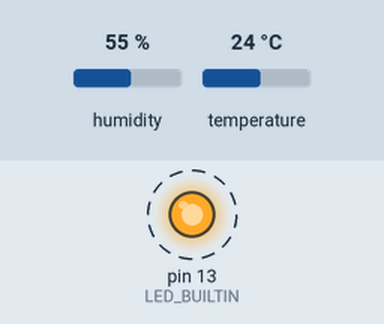
Bench run of a sketch on a simulated Arduino Uno, built with avr-gcc and run on an emulated ATmega328P. Parts: output pins drawn as LEDs (lit = HIGH). Dashed ring = blinking. Inputs (shaded band) come from the test bench; at power-on: humidity 55 %, temperature 24 °C. What the sketch prints to the serial monitor is not drawn.

Above: at 0.2 s.
Timing chart, 0 to 3.0 s (numbered marks = the images above):
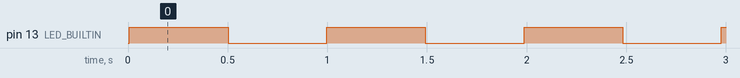

The sketch:

temp_hum.ino
```cpp
#include <FreeRTOS.h>
#include <task.h>

#include "DHT.h"

#define DHTPIN 14
#define DHTTYPE DHT22
DHT dht(DHTPIN, DHTTYPE);

void temp_hum(void *parameter);
void blink(void *parameter);

void setup() {
  // put your setup code here, to run once:
  Serial.begin(115200);
  pinMode(LED_BUILTIN, OUTPUT);
  dht.begin();
  // Create tasks
  xTaskCreate(temp_hum, "dht22", 300, nullptr, 2, nullptr);
  xTaskCreate(blink, "blink", 128, nullptr, 1, nullptr);
}

void loop() {}

void temp_hum(void *parameter) {
  (void)parameter; // Evitar advertencias de compilación
  while (1) {
    float h = dht.readHumidity();
    float t = dht.readTemperature();
    if (isnan(h) || isnan(t)) {
      Serial.println("Error al leer el sensor DHT22");
    }
    Serial.print("Humedad: ");
    Serial.print(h);
    Serial.print("%  Temperatura: ");
    Serial.print(t);
    Serial.println("°C");
    vTaskDelay(2000 / portTICK_PERIOD_MS); // Esperar 2 segundos
  }
}
void blink(void *parameter) {
  (void)parameter; // Evitar advertencias de compilación
  while (1) {
    digitalWrite(LED_BUILTIN, HIGH); // Enciende el LED
    vTaskDelay(500 / portTICK_PERIOD_MS); // Espera 500 ms
    digitalWrite(LED_BUILTIN, LOW); // Apaga el LED
    vTaskDelay(500 / portTICK_PERIOD_MS); // Espera 500 ms
  }
}
```

Measured:
- by itself, pin 13 (LED_BUILTIN): alternates HIGH for 0.50 s and LOW for 0.50 s
